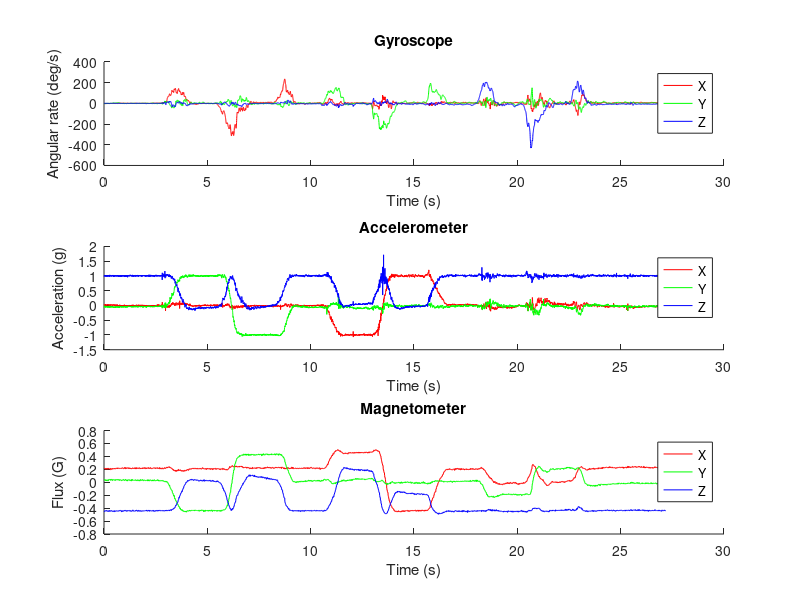

MATLAB code to generate this figure: (Note: this script raises an error after producing the figure.)
% Example1.m
% Adopted from code by Madgwick
%
% ExampleData.mat contains calibrated gyroscope,
% accelerometer and magnetometer data logged from an AHRS device (x-IMU)
% while it was sequentially rotated from 0 degrees, to +90 degree and then
% to -90 degrees around the X, Y and Z axis.  The script first plots the
% example sensor data, then processes the data through the algorithm and
% plots the output as Euler angles.

%% Start of script

addpath('quaternion_library');      % include quaternion library
close all;                          % close all figures
clear;                              % clear all variables
clc;                                % clear the command terminal

%% Import and plot sensor data

load('ExampleBias.mat');
 
figure('Name', 'Sensor Data');
axis(1) = subplot(3,1,1);
hold on;
plot(time, Gyroscope(:,1), 'r');
plot(time, Gyroscope(:,2), 'g');
plot(time, Gyroscope(:,3), 'b');
legend('X', 'Y', 'Z');
xlabel('Time (s)');
ylabel('Angular rate (deg/s)');
title('Gyroscope');
hold off;
axis(2) = subplot(3,1,2);
hold on;
plot(time, Accelerometer(:,1), 'r');
plot(time, Accelerometer(:,2), 'g');
plot(time, Accelerometer(:,3), 'b');
legend('X', 'Y', 'Z');
xlabel('Time (s)');
ylabel('Acceleration (g)');
title('Accelerometer');
hold off;
axis(3) = subplot(3,1,3);
hold on;
plot(time, Magnetometer(:,1), 'r');
plot(time, Magnetometer(:,2), 'g');
plot(time, Magnetometer(:,3), 'b');
legend('X', 'Y', 'Z');
xlabel('Time (s)');
ylabel('Flux (G)');
title('Magnetometer');
%hold off;
linkaxes(axis, 'x');

%% Process sensor data through algorithm
AHRS = dcmAHRS('SamplePeriod', 1/256);
dcm_mat = zeros(length(time), 3);
for t = 1:length(time)
    AHRS.Update(Gyroscope(t,:) * (pi/180));	% gyroscope units must be radians
    dcm_mat = AHRS.DCM;
    e=rotMat2euler(dcm_mat) * (180/pi);
    euler(t,:)=e;
end

%% Plot algorithm output as Euler angles

figure
subplot(2,1,1)
 
hold on;
plot(time, Gyroscope(:,1), 'r');
plot(time, Gyroscope(:,2), 'g');
plot(time, Gyroscope(:,3), 'b');
legend('\omega_x', '\omega_y', '\omega_z');
xlabel('Time (s)');
ylabel('Angular rate (deg/s)');
title('Gyroscope');

subplot(2,1,2)
 
hold on;
plot(time, euler(:,1), 'r');
plot(time, euler(:,2), 'g');
plot(time, euler(:,3), 'b');
title('Euler angles');
xlabel('Time (s)');
ylabel('Angle (deg)');
legend('\phi', '\theta', '\psi');
hold off;

% subplot(3,1,3)
% hold on;
% plot(time, dcm_mat(:,1), 'k');
% plot(time, dcm_mat(:,2), 'r');
% plot(time, dcm_mat(:,3), 'g');
% plot(time, dcm_mat(:,4), 'b');
% plot(time,dcm_mat(:,2).^2+dcm_mat(:,3).^2+dcm_mat(:,4).^2+dcm_mat(:,1).^2,'k--');
% title('Quaternions');
% xlabel('Time (s)');
% legend('q4', 'q1', 'q2', 'q3', '|\bf{q}|');
% hold off;

%% End of script